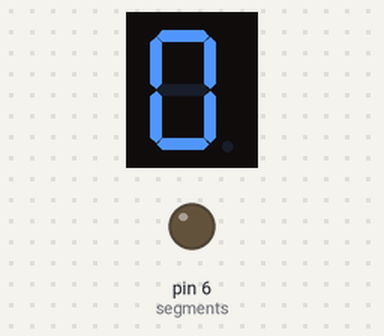
Bench run of a sketch on a simulated Arduino Uno, built with avr-gcc and run on an emulated ATmega328P. Shown: 1-digit seven-segment display, output pins drawn as LEDs (lit = HIGH). Wiring (inferred from the names in the program): 1-digit 7-segment display, segments lit when HIGH: segments pin 11, pin 10, pin 7, pin 8, pin 9, pin 12, pin 13. The segment pins are drawn as the display they are named for; pins used as bus, display or sensor lines are not drawn.

Above: at 0.1 s.
At 1.1 s:
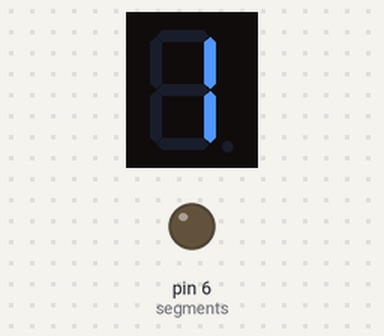
At 2.1 s:
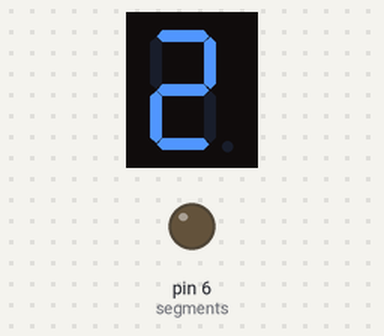
At 4.1 s:
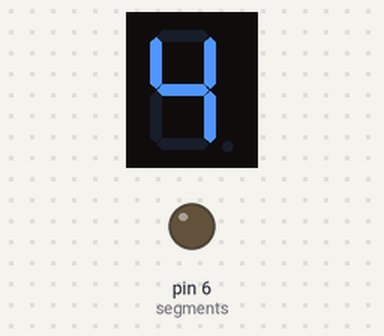
At 6.1 s:
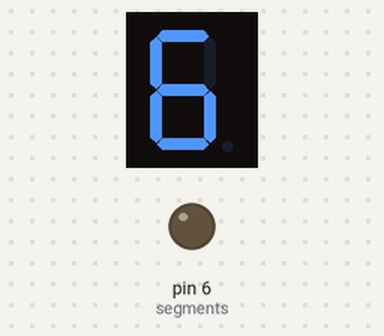
At 9.1 s:
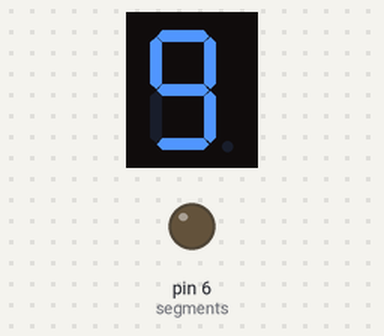

The sketch:

ch4-sec1.ino
```cpp
#define A 11
#define B 10
#define C 7
#define D 8
#define E 9
#define F 12
#define G 13
#define DP 6

int segments[] = {A, B, C, D, E, F, G, DP};

void setup() {
  for (int i = 0; i < 8; i++) {
    pinMode(segments[i], OUTPUT);
    digitalWrite(segments[i], LOW); // Ensure all OFF initially
  }
}

void displayDigit(int num) {
  // Turn all segments OFF first
  for (int i = 0; i < 7; i++) {
    digitalWrite(segments[i], LOW);
  }

  switch (num) {
    case 0: digitalWrite(A,HIGH); digitalWrite(B,HIGH); digitalWrite(C,HIGH);
            digitalWrite(D,HIGH); digitalWrite(E,HIGH); digitalWrite(F,HIGH); break;
    case 1: digitalWrite(B,HIGH); digitalWrite(C,HIGH); break;
    case 2: digitalWrite(A,HIGH); digitalWrite(B,HIGH); digitalWrite(D,HIGH);
            digitalWrite(E,HIGH); digitalWrite(G,HIGH); break;
    case 3: digitalWrite(A,HIGH); digitalWrite(B,HIGH); digitalWrite(C,HIGH);
            digitalWrite(D,HIGH); digitalWrite(G,HIGH); break;
    case 4: digitalWrite(B,HIGH); digitalWrite(C,HIGH); digitalWrite(F,HIGH);
            digitalWrite(G,HIGH); break;
    case 5: digitalWrite(A,HIGH); digitalWrite(C,HIGH); digitalWrite(D,HIGH);
            digitalWrite(F,HIGH); digitalWrite(G,HIGH); break;
    case 6: digitalWrite(A,HIGH); digitalWrite(C,HIGH); digitalWrite(D,HIGH);
            digitalWrite(E,HIGH); digitalWrite(F,HIGH); digitalWrite(G,HIGH); break;
    case 7: digitalWrite(A,HIGH); digitalWrite(B,HIGH); digitalWrite(C,HIGH); break;
    case 8: for (int i = 0; i < 7; i++) digitalWrite(segments[i], HIGH); break;
    case 9: digitalWrite(A,HIGH); digitalWrite(B,HIGH); digitalWrite(C,HIGH);
            digitalWrite(D,HIGH); digitalWrite(F,HIGH); digitalWrite(G,HIGH); break;
  }
}

void loop() {
  for (int i = 0; i <= 9; i++) {
    displayDigit(i);
    delay(1000);
  }
}
```

Measured:
- by itself, everything shown: repeats every 10.0 s, in 10 steps
- what the display in image 1 shows lasts 1.0 s, from 1.0 s to 2.0 s
